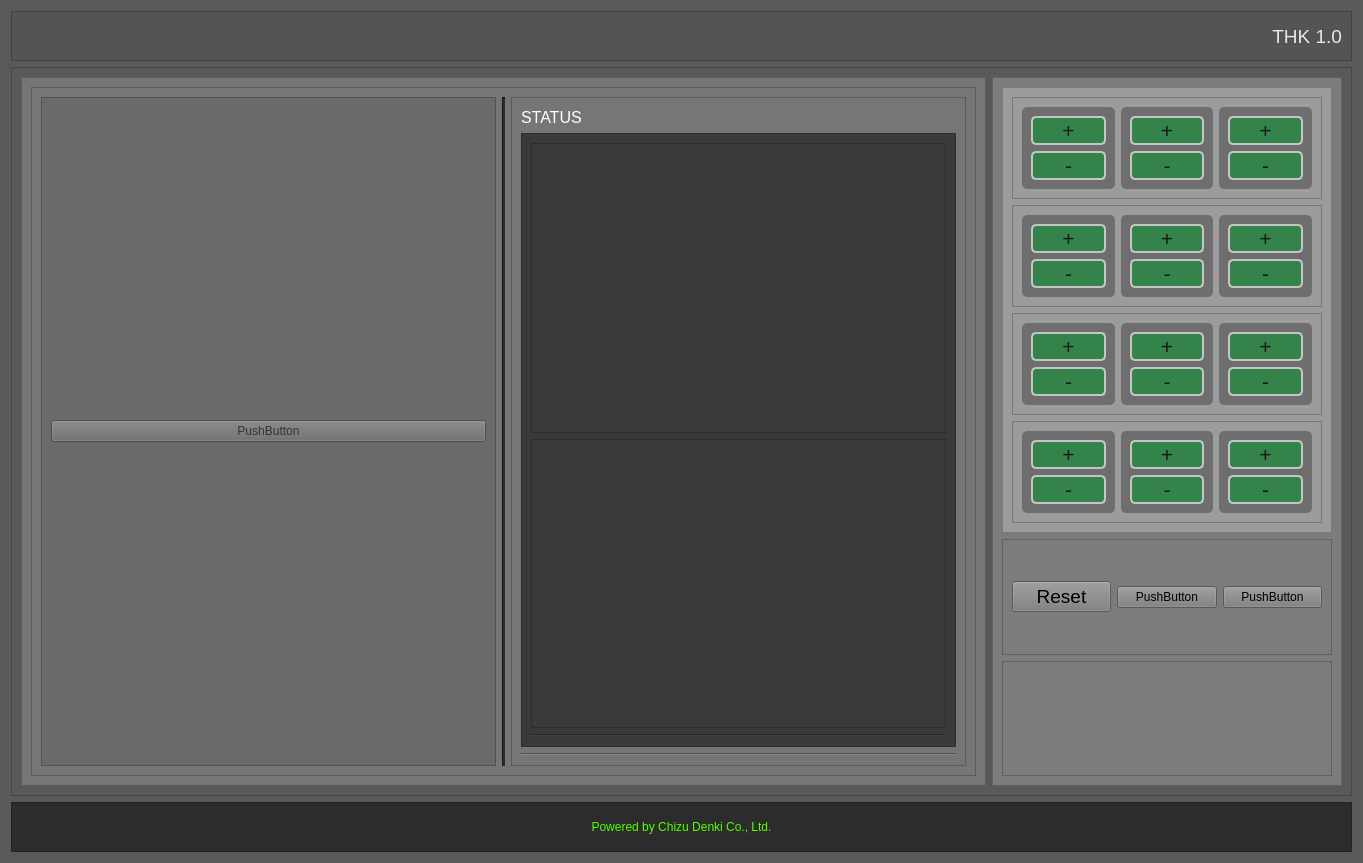
<?xml version="1.0" encoding="UTF-8"?>
<ui version="4.0">
 <class>MainForm</class>
 <widget class="QWidget" name="MainForm">
  <property name="windowModality">
   <enum>Qt::WindowModal</enum>
  </property>
  <property name="geometry">
   <rect>
    <x>0</x>
    <y>0</y>
    <width>1363</width>
    <height>863</height>
   </rect>
  </property>
  <property name="font">
   <font>
    <pointsize>12</pointsize>
   </font>
  </property>
  <property name="windowTitle">
   <string>Form</string>
  </property>
  <property name="styleSheet">
   <string notr="true">background-color: rgb(89, 89, 89);</string>
  </property>
  <layout class="QVBoxLayout" name="verticalLayout_2">
   <item>
    <widget class="QFrame" name="Frame_Title">
     <property name="maximumSize">
      <size>
       <width>16777215</width>
       <height>50</height>
      </size>
     </property>
     <property name="styleSheet">
      <string notr="true">background-color: rgb(84, 84, 84);</string>
     </property>
     <property name="frameShape">
      <enum>QFrame::StyledPanel</enum>
     </property>
     <property name="frameShadow">
      <enum>QFrame::Raised</enum>
     </property>
     <layout class="QHBoxLayout" name="horizontalLayout">
      <item>
       <widget class="QLabel" name="lb_LexxPluss">
        <property name="font">
         <font>
          <family>Tahoma</family>
          <pointsize>14</pointsize>
         </font>
        </property>
        <property name="styleSheet">
         <string notr="true">color: rgb(232, 232, 232);</string>
        </property>
        <property name="text">
         <string>THK 1.0</string>
        </property>
        <property name="alignment">
         <set>Qt::AlignRight|Qt::AlignTrailing|Qt::AlignVCenter</set>
        </property>
       </widget>
      </item>
     </layout>
    </widget>
   </item>
   <item>
    <widget class="QFrame" name="frame_2">
     <property name="frameShape">
      <enum>QFrame::StyledPanel</enum>
     </property>
     <property name="frameShadow">
      <enum>QFrame::Raised</enum>
     </property>
     <layout class="QHBoxLayout" name="horizontalLayout_2">
      <item>
       <widget class="QFrame" name="frame_3">
        <property name="styleSheet">
         <string notr="true">background-color: rgb(118, 118, 118);</string>
        </property>
        <property name="frameShape">
         <enum>QFrame::StyledPanel</enum>
        </property>
        <property name="frameShadow">
         <enum>QFrame::Raised</enum>
        </property>
        <layout class="QVBoxLayout" name="verticalLayout_3">
         <item>
          <widget class="QFrame" name="frame_4">
           <property name="styleSheet">
            <string notr="true">color: rgb(52, 52, 52);</string>
           </property>
           <property name="frameShape">
            <enum>QFrame::StyledPanel</enum>
           </property>
           <property name="frameShadow">
            <enum>QFrame::Raised</enum>
           </property>
           <layout class="QHBoxLayout" name="horizontalLayout_3">
            <item>
             <widget class="QFrame" name="frame_6">
              <property name="styleSheet">
               <string notr="true">background-color: rgb(106, 106, 106);</string>
              </property>
              <property name="frameShape">
               <enum>QFrame::StyledPanel</enum>
              </property>
              <property name="frameShadow">
               <enum>QFrame::Raised</enum>
              </property>
              <layout class="QVBoxLayout" name="verticalLayout_5">
               <item>
                <widget class="QPushButton" name="pushButton">
                 <property name="text">
                  <string>PushButton</string>
                 </property>
                </widget>
               </item>
              </layout>
             </widget>
            </item>
            <item>
             <widget class="Line" name="line">
              <property name="styleSheet">
               <string notr="true">color: rgb(22, 22, 22);
background-color: rgb(38, 38, 38);</string>
              </property>
              <property name="lineWidth">
               <number>2</number>
              </property>
              <property name="orientation">
               <enum>Qt::Vertical</enum>
              </property>
             </widget>
            </item>
            <item>
             <widget class="QFrame" name="frame_5">
              <property name="frameShape">
               <enum>QFrame::StyledPanel</enum>
              </property>
              <property name="frameShadow">
               <enum>QFrame::Raised</enum>
              </property>
              <layout class="QVBoxLayout" name="verticalLayout_6">
               <item>
                <widget class="QLabel" name="label_2">
                 <property name="maximumSize">
                  <size>
                   <width>16777215</width>
                   <height>20</height>
                  </size>
                 </property>
                 <property name="font">
                  <font>
                   <pointsize>12</pointsize>
                  </font>
                 </property>
                 <property name="styleSheet">
                  <string notr="true">color: rgb(255, 255, 255);</string>
                 </property>
                 <property name="text">
                  <string>STATUS</string>
                 </property>
                </widget>
               </item>
               <item>
                <widget class="QFrame" name="frame_7">
                 <property name="styleSheet">
                  <string notr="true">background-color: rgb(58, 58, 58);</string>
                 </property>
                 <property name="frameShape">
                  <enum>QFrame::StyledPanel</enum>
                 </property>
                 <property name="frameShadow">
                  <enum>QFrame::Raised</enum>
                 </property>
                 <layout class="QVBoxLayout" name="verticalLayout_7">
                  <item>
                   <widget class="QFrame" name="frame">
                    <property name="frameShape">
                     <enum>QFrame::StyledPanel</enum>
                    </property>
                    <property name="frameShadow">
                     <enum>QFrame::Raised</enum>
                    </property>
                   </widget>
                  </item>
                  <item>
                   <widget class="QFrame" name="frame_8">
                    <property name="frameShape">
                     <enum>QFrame::StyledPanel</enum>
                    </property>
                    <property name="frameShadow">
                     <enum>QFrame::Raised</enum>
                    </property>
                   </widget>
                  </item>
                  <item>
                   <widget class="Line" name="line_3">
                    <property name="orientation">
                     <enum>Qt::Horizontal</enum>
                    </property>
                   </widget>
                  </item>
                 </layout>
                </widget>
               </item>
               <item>
                <widget class="Line" name="line_2">
                 <property name="orientation">
                  <enum>Qt::Horizontal</enum>
                 </property>
                </widget>
               </item>
              </layout>
             </widget>
            </item>
           </layout>
          </widget>
         </item>
        </layout>
       </widget>
      </item>
      <item>
       <widget class="QFrame" name="frame_StatCtrlPanel">
        <property name="maximumSize">
         <size>
          <width>350</width>
          <height>16777215</height>
         </size>
        </property>
        <property name="styleSheet">
         <string notr="true">background-color: rgb(124, 124, 124);</string>
        </property>
        <property name="frameShape">
         <enum>QFrame::StyledPanel</enum>
        </property>
        <property name="frameShadow">
         <enum>QFrame::Raised</enum>
        </property>
        <layout class="QVBoxLayout" name="verticalLayout_9">
         <item>
          <widget class="QFrame" name="frame_pb">
           <property name="styleSheet">
            <string notr="true">background-color: rgb(156, 156, 156);

</string>
           </property>
           <property name="frameShape">
            <enum>QFrame::StyledPanel</enum>
           </property>
           <property name="frameShadow">
            <enum>QFrame::Raised</enum>
           </property>
           <layout class="QVBoxLayout" name="verticalLayout_10">
            <item>
             <widget class="QFrame" name="frameFinger_1">
              <property name="frameShape">
               <enum>QFrame::StyledPanel</enum>
              </property>
              <property name="frameShadow">
               <enum>QFrame::Raised</enum>
              </property>
              <layout class="QHBoxLayout" name="horizontalLayout_4">
               <item>
                <widget class="QFrame" name="frameFinger_1_L1">
                 <property name="maximumSize">
                  <size>
                   <width>16777215</width>
                   <height>16777215</height>
                  </size>
                 </property>
                 <property name="styleSheet">
                  <string notr="true">background-color: rgb(110, 110, 110);
border-radius: 5px;
</string>
                 </property>
                 <property name="frameShape">
                  <enum>QFrame::StyledPanel</enum>
                 </property>
                 <property name="frameShadow">
                  <enum>QFrame::Raised</enum>
                 </property>
                 <layout class="QVBoxLayout" name="verticalLayout_11">
                  <item>
                   <widget class="QPushButton" name="pushButton_6">
                    <property name="maximumSize">
                     <size>
                      <width>16777215</width>
                      <height>16777215</height>
                     </size>
                    </property>
                    <property name="font">
                     <font>
                      <pointsize>16</pointsize>
                     </font>
                    </property>
                    <property name="styleSheet">
                     <string notr="true">border: 2px solid ;
border-color: rgb(197, 197, 197);
border-radius: 5px;
background-color: rgba(52, 131, 74, 1);
color: rgb(25, 25, 25);</string>
                    </property>
                    <property name="text">
                     <string>+</string>
                    </property>
                   </widget>
                  </item>
                  <item>
                   <widget class="QPushButton" name="pushButton_7">
                    <property name="font">
                     <font>
                      <pointsize>16</pointsize>
                     </font>
                    </property>
                    <property name="styleSheet">
                     <string notr="true">border: 2px solid ;
border-color: rgb(197, 197, 197);
border-radius: 5px;
background-color: rgba(52, 131, 74, 1);
color: rgb(25, 25, 25);</string>
                    </property>
                    <property name="text">
                     <string>-</string>
                    </property>
                   </widget>
                  </item>
                 </layout>
                </widget>
               </item>
               <item>
                <widget class="QFrame" name="frameFinger_1_L2">
                 <property name="maximumSize">
                  <size>
                   <width>16777215</width>
                   <height>16777215</height>
                  </size>
                 </property>
                 <property name="styleSheet">
                  <string notr="true">background-color: rgb(110, 110, 110);
border-radius: 5px;</string>
                 </property>
                 <property name="frameShape">
                  <enum>QFrame::StyledPanel</enum>
                 </property>
                 <property name="frameShadow">
                  <enum>QFrame::Raised</enum>
                 </property>
                 <layout class="QVBoxLayout" name="verticalLayout_4">
                  <item>
                   <widget class="QPushButton" name="pushButton_2">
                    <property name="maximumSize">
                     <size>
                      <width>16777215</width>
                      <height>16777215</height>
                     </size>
                    </property>
                    <property name="font">
                     <font>
                      <pointsize>16</pointsize>
                     </font>
                    </property>
                    <property name="styleSheet">
                     <string notr="true">border: 2px solid ;
border-color: rgb(197, 197, 197);
border-radius: 5px;
background-color: rgba(52, 131, 74, 1);
color: rgb(25, 25, 25);</string>
                    </property>
                    <property name="text">
                     <string>+</string>
                    </property>
                   </widget>
                  </item>
                  <item>
                   <widget class="QPushButton" name="pushButton_3">
                    <property name="maximumSize">
                     <size>
                      <width>16777215</width>
                      <height>16777215</height>
                     </size>
                    </property>
                    <property name="font">
                     <font>
                      <pointsize>16</pointsize>
                     </font>
                    </property>
                    <property name="styleSheet">
                     <string notr="true">border: 2px solid ;
border-color: rgb(197, 197, 197);
border-radius: 5px;
background-color: rgba(52, 131, 74, 1);
color: rgb(25, 25, 25);</string>
                    </property>
                    <property name="text">
                     <string>-</string>
                    </property>
                   </widget>
                  </item>
                 </layout>
                </widget>
               </item>
               <item>
                <widget class="QFrame" name="frameFinger_1_R1">
                 <property name="maximumSize">
                  <size>
                   <width>16777215</width>
                   <height>16777215</height>
                  </size>
                 </property>
                 <property name="styleSheet">
                  <string notr="true">background-color: rgb(110, 110, 110);
border-radius: 5px;</string>
                 </property>
                 <property name="frameShape">
                  <enum>QFrame::StyledPanel</enum>
                 </property>
                 <property name="frameShadow">
                  <enum>QFrame::Raised</enum>
                 </property>
                 <layout class="QVBoxLayout" name="verticalLayout_8">
                  <item>
                   <widget class="QPushButton" name="pushButton_4">
                    <property name="maximumSize">
                     <size>
                      <width>16777215</width>
                      <height>16777215</height>
                     </size>
                    </property>
                    <property name="font">
                     <font>
                      <pointsize>16</pointsize>
                     </font>
                    </property>
                    <property name="styleSheet">
                     <string notr="true">border: 2px solid ;
border-color: rgb(197, 197, 197);
border-radius: 5px;
background-color: rgba(52, 131, 74, 1);
color: rgb(25, 25, 25);</string>
                    </property>
                    <property name="text">
                     <string>+</string>
                    </property>
                   </widget>
                  </item>
                  <item>
                   <widget class="QPushButton" name="pushButton_5">
                    <property name="maximumSize">
                     <size>
                      <width>16777215</width>
                      <height>16777215</height>
                     </size>
                    </property>
                    <property name="font">
                     <font>
                      <pointsize>16</pointsize>
                     </font>
                    </property>
                    <property name="styleSheet">
                     <string notr="true">border: 2px solid ;
border-color: rgb(197, 197, 197);
border-radius: 5px;
background-color: rgba(52, 131, 74, 1);
color: rgb(25, 25, 25);</string>
                    </property>
                    <property name="text">
                     <string>-</string>
                    </property>
                   </widget>
                  </item>
                 </layout>
                </widget>
               </item>
              </layout>
             </widget>
            </item>
            <item>
             <widget class="QFrame" name="frame_10">
              <property name="frameShape">
               <enum>QFrame::StyledPanel</enum>
              </property>
              <property name="frameShadow">
               <enum>QFrame::Raised</enum>
              </property>
              <layout class="QHBoxLayout" name="horizontalLayout_5">
               <item>
                <widget class="QFrame" name="frameFinger_2_L1">
                 <property name="styleSheet">
                  <string notr="true">background-color: rgb(110, 110, 110);
border-radius: 5px;</string>
                 </property>
                 <property name="frameShape">
                  <enum>QFrame::StyledPanel</enum>
                 </property>
                 <property name="frameShadow">
                  <enum>QFrame::Raised</enum>
                 </property>
                 <layout class="QVBoxLayout" name="verticalLayout_12">
                  <item>
                   <widget class="QPushButton" name="pushButton_8">
                    <property name="maximumSize">
                     <size>
                      <width>16777215</width>
                      <height>16777215</height>
                     </size>
                    </property>
                    <property name="font">
                     <font>
                      <pointsize>16</pointsize>
                     </font>
                    </property>
                    <property name="styleSheet">
                     <string notr="true">border: 2px solid ;
border-color: rgb(197, 197, 197);
border-radius: 5px;
background-color: rgba(52, 131, 74, 1);
color: rgb(25, 25, 25);</string>
                    </property>
                    <property name="text">
                     <string>+</string>
                    </property>
                   </widget>
                  </item>
                  <item>
                   <widget class="QPushButton" name="pushButton_9">
                    <property name="font">
                     <font>
                      <pointsize>16</pointsize>
                     </font>
                    </property>
                    <property name="styleSheet">
                     <string notr="true">border: 2px solid ;
border-color: rgb(197, 197, 197);
border-radius: 5px;
background-color: rgba(52, 131, 74, 1);
color: rgb(25, 25, 25);</string>
                    </property>
                    <property name="text">
                     <string>-</string>
                    </property>
                   </widget>
                  </item>
                 </layout>
                </widget>
               </item>
               <item>
                <widget class="QFrame" name="frameFinger_2_L2">
                 <property name="styleSheet">
                  <string notr="true">background-color: rgb(110, 110, 110);
border-radius: 5px;</string>
                 </property>
                 <property name="frameShape">
                  <enum>QFrame::StyledPanel</enum>
                 </property>
                 <property name="frameShadow">
                  <enum>QFrame::Raised</enum>
                 </property>
                 <layout class="QVBoxLayout" name="verticalLayout_13">
                  <item>
                   <widget class="QPushButton" name="pushButton_10">
                    <property name="font">
                     <font>
                      <pointsize>16</pointsize>
                     </font>
                    </property>
                    <property name="styleSheet">
                     <string notr="true">border: 2px solid ;
border-color: rgb(197, 197, 197);
border-radius: 5px;
background-color: rgba(52, 131, 74, 1);
color: rgb(25, 25, 25);</string>
                    </property>
                    <property name="text">
                     <string>+</string>
                    </property>
                   </widget>
                  </item>
                  <item>
                   <widget class="QPushButton" name="pushButton_11">
                    <property name="font">
                     <font>
                      <pointsize>16</pointsize>
                     </font>
                    </property>
                    <property name="styleSheet">
                     <string notr="true">border: 2px solid ;
border-color: rgb(197, 197, 197);
border-radius: 5px;
background-color: rgba(52, 131, 74, 1);
color: rgb(25, 25, 25);</string>
                    </property>
                    <property name="text">
                     <string>-</string>
                    </property>
                   </widget>
                  </item>
                 </layout>
                </widget>
               </item>
               <item>
                <widget class="QFrame" name="frameFinger_2_R1">
                 <property name="styleSheet">
                  <string notr="true">background-color: rgb(110, 110, 110);
border-radius: 5px;</string>
                 </property>
                 <property name="frameShape">
                  <enum>QFrame::StyledPanel</enum>
                 </property>
                 <property name="frameShadow">
                  <enum>QFrame::Raised</enum>
                 </property>
                 <layout class="QVBoxLayout" name="verticalLayout_14">
                  <item>
                   <widget class="QPushButton" name="pushButton_12">
                    <property name="font">
                     <font>
                      <pointsize>16</pointsize>
                     </font>
                    </property>
                    <property name="styleSheet">
                     <string notr="true">border: 2px solid ;
border-color: rgb(197, 197, 197);
border-radius: 5px;
background-color: rgba(52, 131, 74, 1);
color: rgb(25, 25, 25);</string>
                    </property>
                    <property name="text">
                     <string>+</string>
                    </property>
                   </widget>
                  </item>
                  <item>
                   <widget class="QPushButton" name="pushButton_13">
                    <property name="font">
                     <font>
                      <pointsize>16</pointsize>
                     </font>
                    </property>
                    <property name="styleSheet">
                     <string notr="true">border: 2px solid ;
border-color: rgb(197, 197, 197);
border-radius: 5px;
background-color: rgba(52, 131, 74, 1);
color: rgb(25, 25, 25);</string>
                    </property>
                    <property name="text">
                     <string>-</string>
                    </property>
                   </widget>
                  </item>
                 </layout>
                </widget>
               </item>
              </layout>
             </widget>
            </item>
            <item>
             <widget class="QFrame" name="frame_11">
              <property name="frameShape">
               <enum>QFrame::StyledPanel</enum>
              </property>
              <property name="frameShadow">
               <enum>QFrame::Raised</enum>
              </property>
              <layout class="QHBoxLayout" name="horizontalLayout_6">
               <item>
                <widget class="QFrame" name="frameFinger_3_L1">
                 <property name="styleSheet">
                  <string notr="true">background-color: rgb(110, 110, 110);
border-radius: 5px;</string>
                 </property>
                 <property name="frameShape">
                  <enum>QFrame::StyledPanel</enum>
                 </property>
                 <property name="frameShadow">
                  <enum>QFrame::Raised</enum>
                 </property>
                 <layout class="QVBoxLayout" name="verticalLayout_16">
                  <item>
                   <widget class="QPushButton" name="pushButton_16">
                    <property name="font">
                     <font>
                      <pointsize>16</pointsize>
                     </font>
                    </property>
                    <property name="styleSheet">
                     <string notr="true">border: 2px solid ;
border-color: rgb(197, 197, 197);
border-radius: 5px;
background-color: rgba(52, 131, 74, 1);
color: rgb(25, 25, 25);</string>
                    </property>
                    <property name="text">
                     <string>+</string>
                    </property>
                   </widget>
                  </item>
                  <item>
                   <widget class="QPushButton" name="pushButton_17">
                    <property name="font">
                     <font>
                      <pointsize>16</pointsize>
                     </font>
                    </property>
                    <property name="styleSheet">
                     <string notr="true">border: 2px solid ;
border-color: rgb(197, 197, 197);
border-radius: 5px;
background-color: rgba(52, 131, 74, 1);
color: rgb(25, 25, 25);</string>
                    </property>
                    <property name="text">
                     <string>-</string>
                    </property>
                   </widget>
                  </item>
                 </layout>
                </widget>
               </item>
               <item>
                <widget class="QFrame" name="frameFinger_3_L2">
                 <property name="styleSheet">
                  <string notr="true">background-color: rgb(110, 110, 110);
border-radius: 5px;</string>
                 </property>
                 <property name="frameShape">
                  <enum>QFrame::StyledPanel</enum>
                 </property>
                 <property name="frameShadow">
                  <enum>QFrame::Raised</enum>
                 </property>
                 <layout class="QVBoxLayout" name="verticalLayout_15">
                  <item>
                   <widget class="QPushButton" name="pushButton_18">
                    <property name="font">
                     <font>
                      <pointsize>16</pointsize>
                     </font>
                    </property>
                    <property name="styleSheet">
                     <string notr="true">border: 2px solid ;
border-color: rgb(197, 197, 197);
border-radius: 5px;
background-color: rgba(52, 131, 74, 1);
color: rgb(25, 25, 25);</string>
                    </property>
                    <property name="text">
                     <string>+</string>
                    </property>
                   </widget>
                  </item>
                  <item>
                   <widget class="QPushButton" name="pushButton_19">
                    <property name="font">
                     <font>
                      <pointsize>16</pointsize>
                     </font>
                    </property>
                    <property name="styleSheet">
                     <string notr="true">border: 2px solid ;
border-color: rgb(197, 197, 197);
border-radius: 5px;
background-color: rgba(52, 131, 74, 1);
color: rgb(25, 25, 25);</string>
                    </property>
                    <property name="text">
                     <string>-</string>
                    </property>
                   </widget>
                  </item>
                 </layout>
                </widget>
               </item>
               <item>
                <widget class="QFrame" name="frameFinger_3_R1">
                 <property name="styleSheet">
                  <string notr="true">background-color: rgb(110, 110, 110);
border-radius: 5px;</string>
                 </property>
                 <property name="frameShape">
                  <enum>QFrame::StyledPanel</enum>
                 </property>
                 <property name="frameShadow">
                  <enum>QFrame::Raised</enum>
                 </property>
                 <layout class="QVBoxLayout" name="verticalLayout_17">
                  <item>
                   <widget class="QPushButton" name="pushButton_14">
                    <property name="font">
                     <font>
                      <pointsize>16</pointsize>
                     </font>
                    </property>
                    <property name="styleSheet">
                     <string notr="true">border: 2px solid ;
border-color: rgb(197, 197, 197);
border-radius: 5px;
background-color: rgba(52, 131, 74, 1);
color: rgb(25, 25, 25);</string>
                    </property>
                    <property name="text">
                     <string>+</string>
                    </property>
                   </widget>
                  </item>
                  <item>
                   <widget class="QPushButton" name="pushButton_15">
                    <property name="font">
                     <font>
                      <pointsize>16</pointsize>
                     </font>
                    </property>
                    <property name="styleSheet">
                     <string notr="true">border: 2px solid ;
border-color: rgb(197, 197, 197);
border-radius: 5px;
background-color: rgba(52, 131, 74, 1);
color: rgb(25, 25, 25);</string>
                    </property>
                    <property name="text">
                     <string>-</string>
                    </property>
                   </widget>
                  </item>
                 </layout>
                </widget>
               </item>
              </layout>
             </widget>
            </item>
            <item>
             <widget class="QFrame" name="frame_12">
              <property name="frameShape">
               <enum>QFrame::StyledPanel</enum>
              </property>
              <property name="frameShadow">
               <enum>QFrame::Raised</enum>
              </property>
              <layout class="QHBoxLayout" name="horizontalLayout_7">
               <item>
                <widget class="QFrame" name="frameFinger_4_L1">
                 <property name="styleSheet">
                  <string notr="true">background-color: rgb(110, 110, 110);
border-radius: 5px;</string>
                 </property>
                 <property name="frameShape">
                  <enum>QFrame::StyledPanel</enum>
                 </property>
                 <property name="frameShadow">
                  <enum>QFrame::Raised</enum>
                 </property>
                 <layout class="QVBoxLayout" name="verticalLayout_20">
                  <item>
                   <widget class="QPushButton" name="pushButton_25">
                    <property name="font">
                     <font>
                      <pointsize>16</pointsize>
                     </font>
                    </property>
                    <property name="styleSheet">
                     <string notr="true">border: 2px solid ;
border-color: rgb(197, 197, 197);
border-radius: 5px;
background-color: rgba(52, 131, 74, 1);
color: rgb(25, 25, 25);</string>
                    </property>
                    <property name="text">
                     <string>+</string>
                    </property>
                   </widget>
                  </item>
                  <item>
                   <widget class="QPushButton" name="pushButton_24">
                    <property name="font">
                     <font>
                      <pointsize>16</pointsize>
                     </font>
                    </property>
                    <property name="styleSheet">
                     <string notr="true">border: 2px solid ;
border-color: rgb(197, 197, 197);
border-radius: 5px;
background-color: rgba(52, 131, 74, 1);
color: rgb(25, 25, 25);</string>
                    </property>
                    <property name="text">
                     <string>-</string>
                    </property>
                   </widget>
                  </item>
                 </layout>
                </widget>
               </item>
               <item>
                <widget class="QFrame" name="frameFinger_4_L2">
                 <property name="styleSheet">
                  <string notr="true">background-color: rgb(110, 110, 110);
border-radius: 5px;</string>
                 </property>
                 <property name="frameShape">
                  <enum>QFrame::StyledPanel</enum>
                 </property>
                 <property name="frameShadow">
                  <enum>QFrame::Raised</enum>
                 </property>
                 <layout class="QVBoxLayout" name="verticalLayout_19">
                  <item>
                   <widget class="QPushButton" name="pushButton_23">
                    <property name="font">
                     <font>
                      <pointsize>16</pointsize>
                     </font>
                    </property>
                    <property name="styleSheet">
                     <string notr="true">border: 2px solid ;
border-color: rgb(197, 197, 197);
border-radius: 5px;
background-color: rgba(52, 131, 74, 1);
color: rgb(25, 25, 25);</string>
                    </property>
                    <property name="text">
                     <string>+</string>
                    </property>
                   </widget>
                  </item>
                  <item>
                   <widget class="QPushButton" name="pushButton_22">
                    <property name="font">
                     <font>
                      <pointsize>16</pointsize>
                     </font>
                    </property>
                    <property name="styleSheet">
                     <string notr="true">border: 2px solid ;
border-color: rgb(197, 197, 197);
border-radius: 5px;
background-color: rgba(52, 131, 74, 1);
color: rgb(25, 25, 25);</string>
                    </property>
                    <property name="text">
                     <string>-</string>
                    </property>
                   </widget>
                  </item>
                 </layout>
                </widget>
               </item>
               <item>
                <widget class="QFrame" name="frameFinger_4_R2">
                 <property name="styleSheet">
                  <string notr="true">background-color: rgb(110, 110, 110);
border-radius: 5px;</string>
                 </property>
                 <property name="frameShape">
                  <enum>QFrame::StyledPanel</enum>
                 </property>
                 <property name="frameShadow">
                  <enum>QFrame::Raised</enum>
                 </property>
                 <layout class="QVBoxLayout" name="verticalLayout_18">
                  <item>
                   <widget class="QPushButton" name="pushButton_21">
                    <property name="font">
                     <font>
                      <pointsize>16</pointsize>
                     </font>
                    </property>
                    <property name="styleSheet">
                     <string notr="true">border: 2px solid ;
border-color: rgb(197, 197, 197);
border-radius: 5px;
background-color: rgba(52, 131, 74, 1);
color: rgb(25, 25, 25);</string>
                    </property>
                    <property name="text">
                     <string>+</string>
                    </property>
                   </widget>
                  </item>
                  <item>
                   <widget class="QPushButton" name="pushButton_20">
                    <property name="font">
                     <font>
                      <pointsize>16</pointsize>
                     </font>
                    </property>
                    <property name="styleSheet">
                     <string notr="true">border: 2px solid ;
border-color: rgb(197, 197, 197);
border-radius: 5px;
background-color: rgba(52, 131, 74, 1);
color: rgb(25, 25, 25);</string>
                    </property>
                    <property name="text">
                     <string>-</string>
                    </property>
                   </widget>
                  </item>
                 </layout>
                </widget>
               </item>
              </layout>
             </widget>
            </item>
           </layout>
          </widget>
         </item>
         <item>
          <widget class="QFrame" name="frame_9">
           <property name="frameShape">
            <enum>QFrame::StyledPanel</enum>
           </property>
           <property name="frameShadow">
            <enum>QFrame::Raised</enum>
           </property>
           <layout class="QHBoxLayout" name="horizontalLayout_8">
            <item>
             <widget class="QPushButton" name="pushButton_28">
              <property name="font">
               <font>
                <pointsize>14</pointsize>
               </font>
              </property>
              <property name="text">
               <string>Reset</string>
              </property>
             </widget>
            </item>
            <item>
             <widget class="QPushButton" name="pushButton_27">
              <property name="text">
               <string>PushButton</string>
              </property>
             </widget>
            </item>
            <item>
             <widget class="QPushButton" name="pushButton_26">
              <property name="text">
               <string>PushButton</string>
              </property>
             </widget>
            </item>
           </layout>
          </widget>
         </item>
         <item>
          <widget class="QFrame" name="frame_13">
           <property name="frameShape">
            <enum>QFrame::StyledPanel</enum>
           </property>
           <property name="frameShadow">
            <enum>QFrame::Raised</enum>
           </property>
          </widget>
         </item>
        </layout>
       </widget>
      </item>
     </layout>
    </widget>
   </item>
   <item>
    <widget class="QFrame" name="frame_subscript">
     <property name="maximumSize">
      <size>
       <width>16777215</width>
       <height>50</height>
      </size>
     </property>
     <property name="styleSheet">
      <string notr="true">background-color: rgb(44, 44, 44);</string>
     </property>
     <property name="frameShape">
      <enum>QFrame::StyledPanel</enum>
     </property>
     <property name="frameShadow">
      <enum>QFrame::Raised</enum>
     </property>
     <layout class="QVBoxLayout" name="verticalLayout">
      <item>
       <widget class="QLabel" name="lb_subscript">
        <property name="font">
         <font>
          <bold>false</bold>
         </font>
        </property>
        <property name="styleSheet">
         <string notr="true">color: rgb(85, 255, 0);</string>
        </property>
        <property name="text">
         <string>Powered by Chizu Denki Co., Ltd.</string>
        </property>
        <property name="alignment">
         <set>Qt::AlignCenter</set>
        </property>
       </widget>
      </item>
     </layout>
    </widget>
   </item>
  </layout>
 </widget>
 <resources/>
 <connections/>
</ui>
